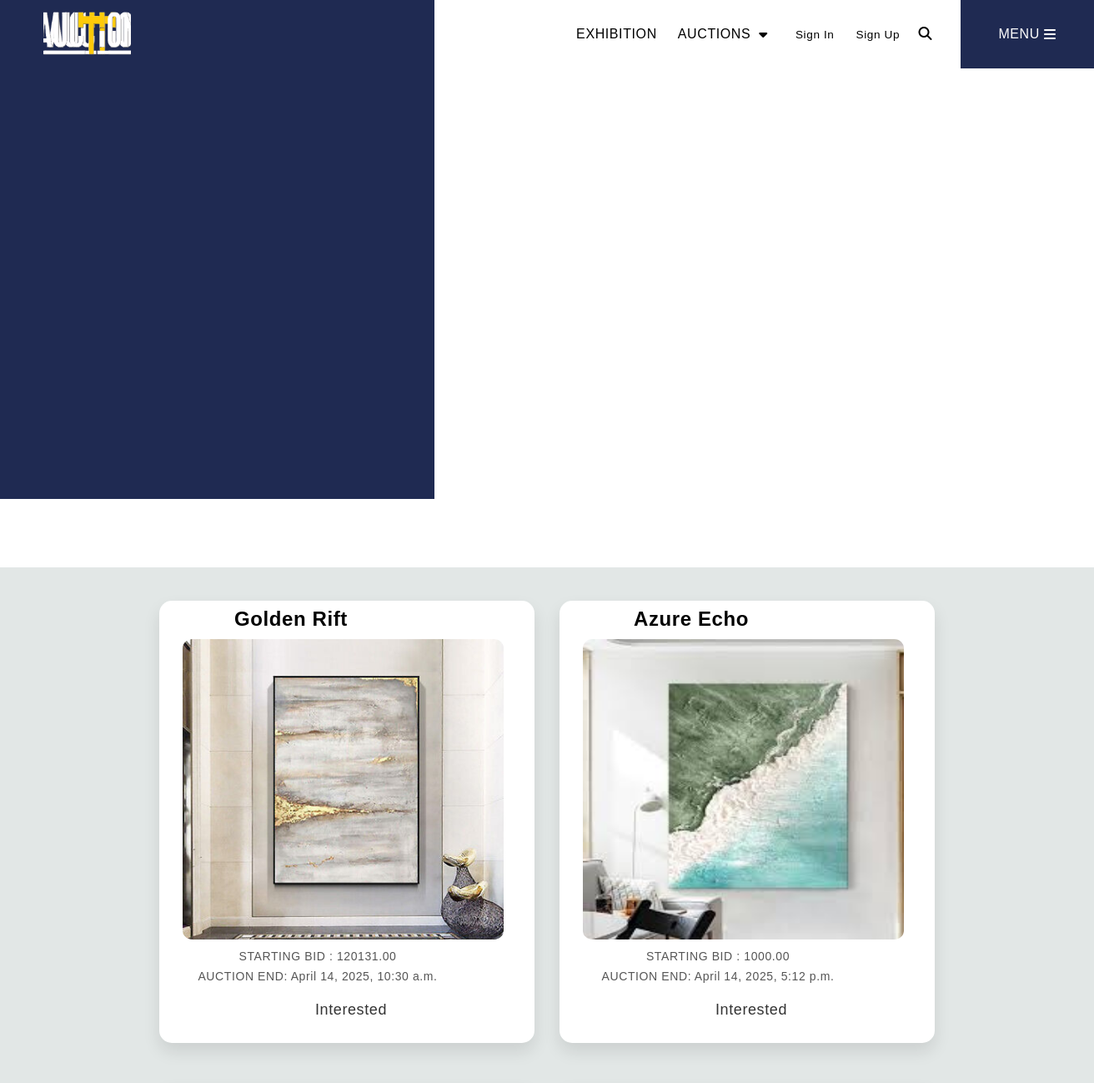
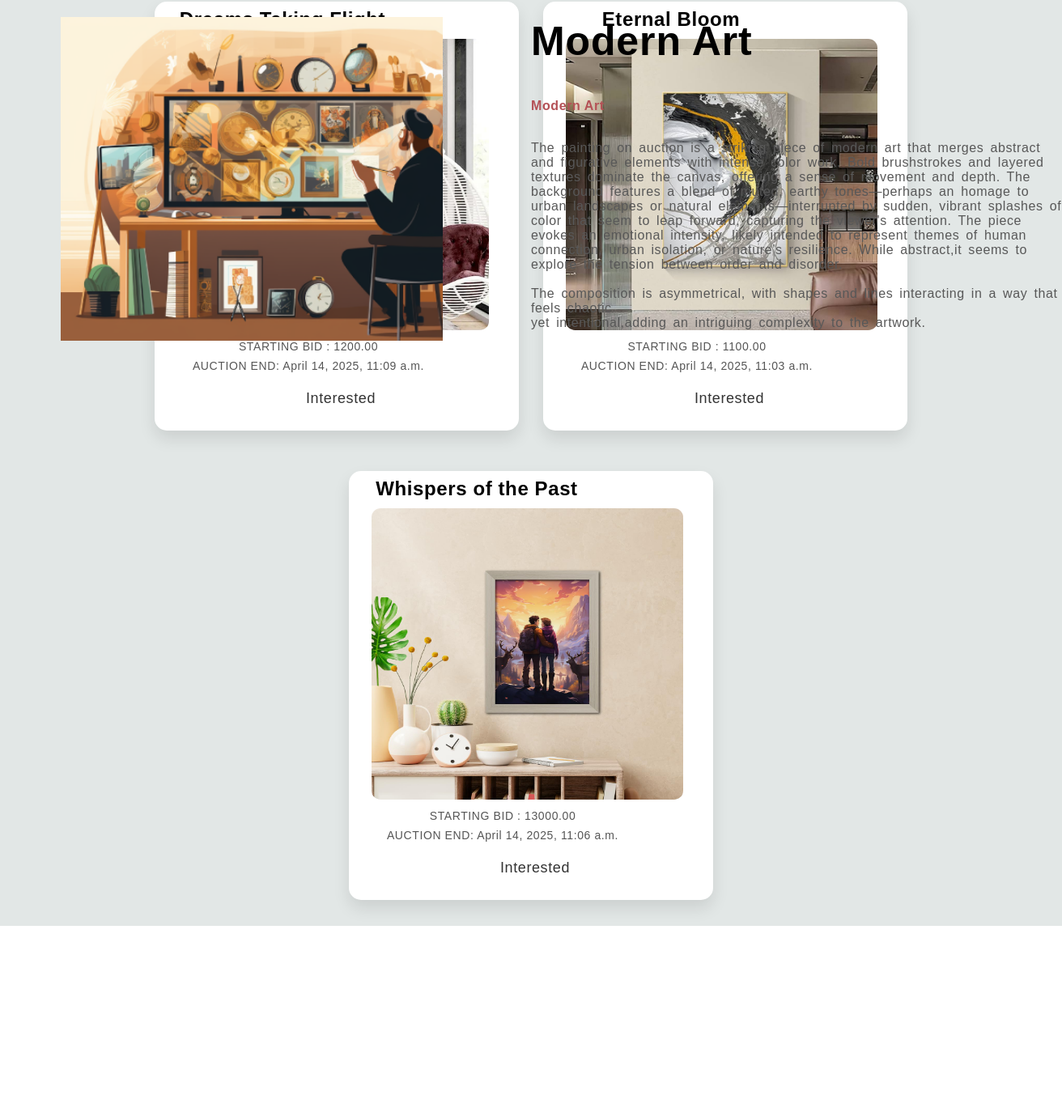
Before: /modernart (upper part) with the older database file (2 pictures, top to bottom).
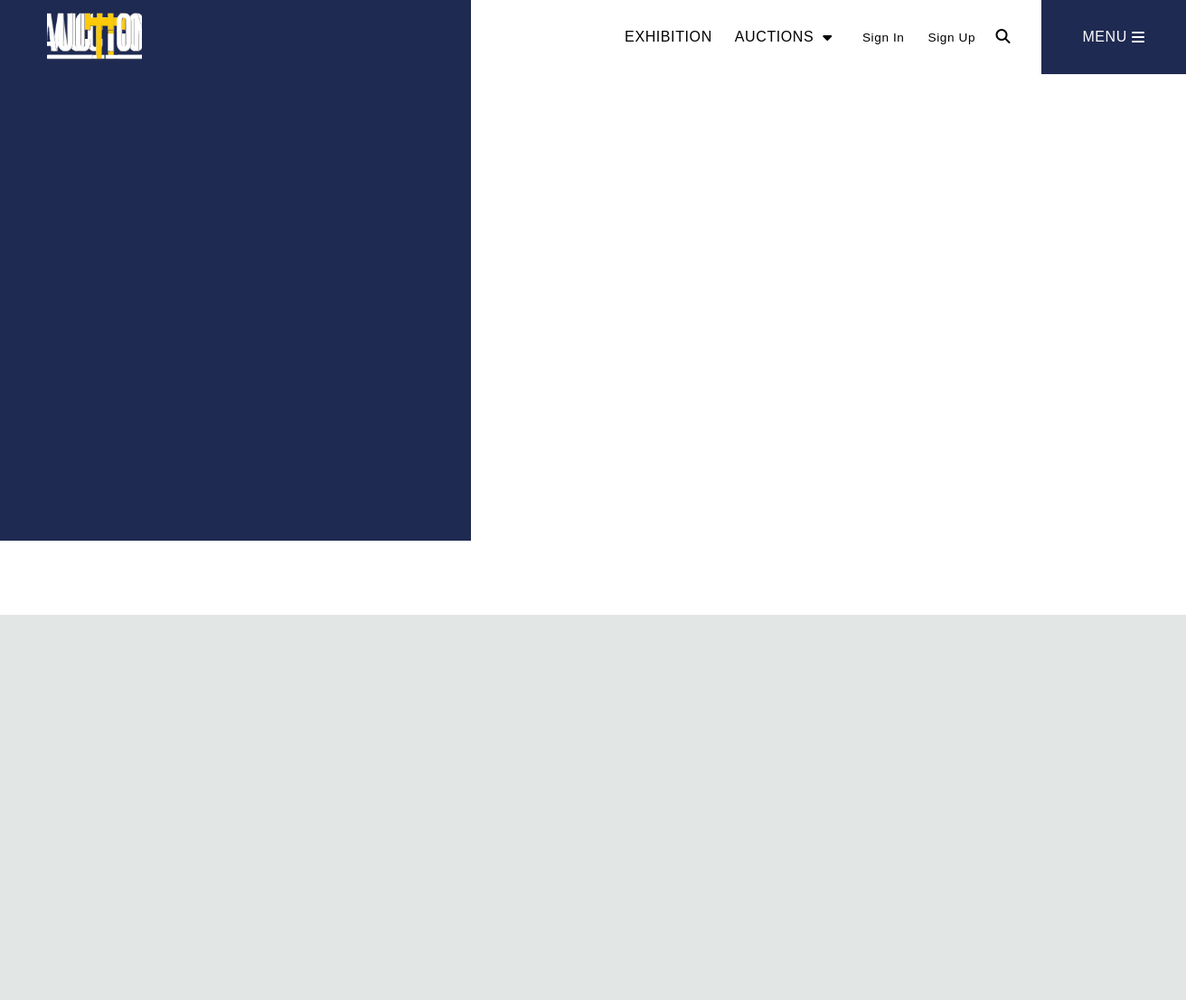
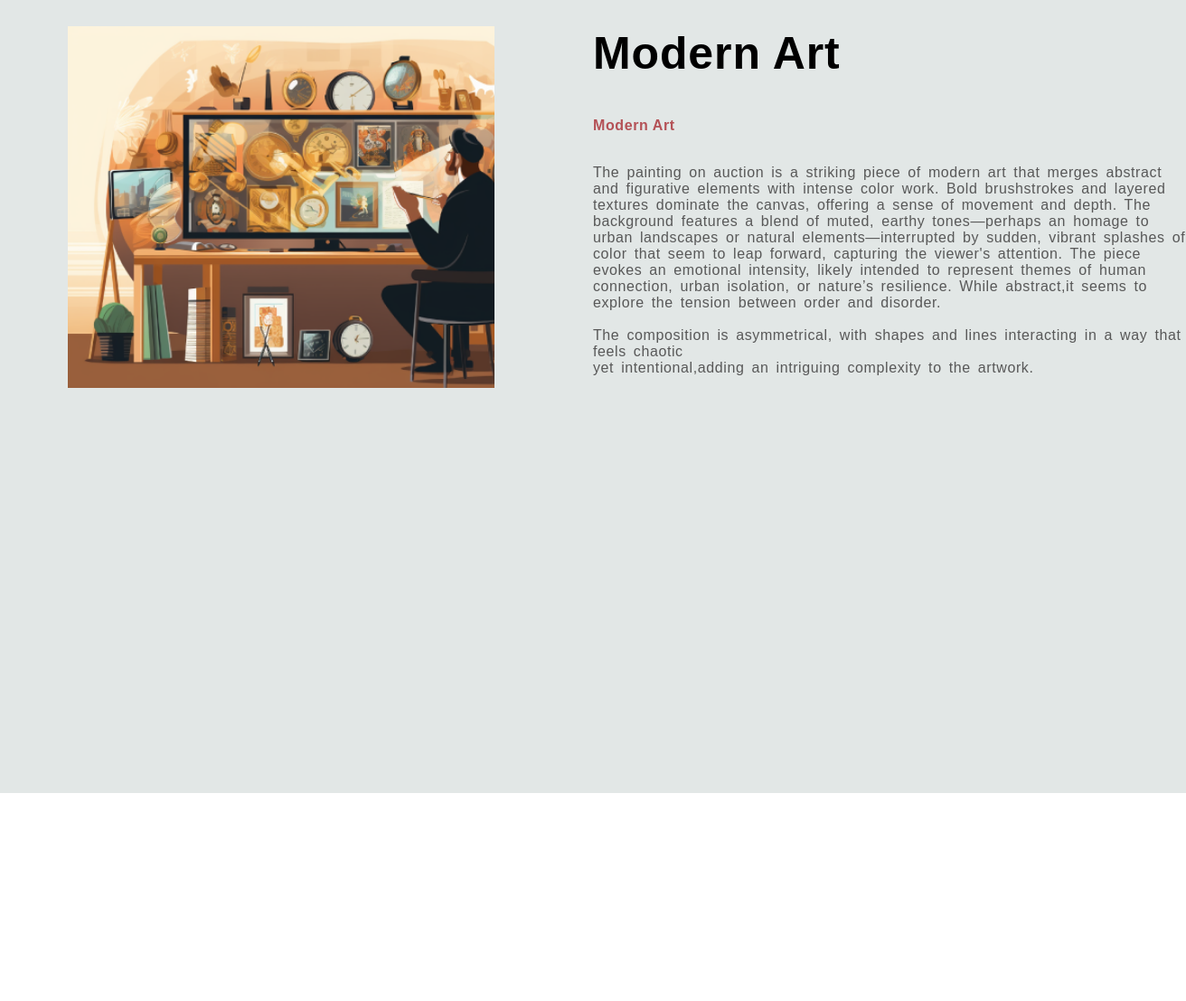
After: the same page with the newer database file (2 pictures, top to bottom).
### Auctionly/models.py (models this page shows, shortened)
class Product(models.Model):
    title = models.CharField(max_length=50)
    description = models.TextField()
    image = models.ImageField(upload_to='images/')
    starting_bid = models.DecimalField(max_digits=20, decimal_places=2)
    end_auction = models.DateTimeField()
    owner = models.ForeignKey(User, on_delete=models.CASCADE)
    winner = models.ForeignKey(User, on_delete=models.SET_NULL, null=True, blank=True, related_name='buyer')
    notified = models.BooleanField(default=False)
    is_auction_active = models.BooleanField(default=True)

### Auctionly/views.py (the view)
# urls.py: path('modernart', modernart, name="modernart"),
def modernart(request):
    products = Product.objects.all()
    return render(request, 'modernart.html', {'products': products})

### Auctionly/templates/modernart.html (shortened to what this page needs)
<!DOCTYPE html>
<html lang="en">
<head>
    {% load static %}
    <link rel="stylesheet" href="https://cdnjs.cloudflare.com/ajax/libs/font-awesome/6.6.0/css/all.min.css"
 />
    <link rel="stylesheet" href="{% static 'Auctionly/modernart.css' %}">
</head>
<body>
    <div class="main-nav-bar" id="main-nav-bar">
        <a href="{% url 'home' %}">
            <div class="main-nav-bar-logo">
                <img src="{% static 'Auctionly/images/logo.png' %}" alt="Auctionly Logo">
            </div>
        </a>
        <div class="main-nav-contents main-nav-contents3">
            <a href="#">EXHIBITION</a>
        </div>
        <div class="main-nav-contents main-nav-contents3">
            AUCTIONS <i class="fa-solid fa-caret-down"></i>
        </div>
        <div class="main-nav-contents profile-section">
            {% if user.is_authenticated %}
                <span class="username">Welcome, {{ user.username }}</span>
                <a href="{% url 'logout' %}">Logout</a>
            {% else %}
                <a href="{% url 'sign_in' %}">Sign In</a>
                <a href="{% url 'sign_up' %}">Sign Up</a>
            {% endif %}
        </div>
        <div class="main-nav-contents">
            <div class="search-icon-navbar">
                <i class="fa-solid fa-magnifying-glass"></i>
            </div>
        </div>
        <div class="main-nav-menu">
            <button id="main_page_menu_btn" class="main-nav-menu-contents">MENU <i class="fa-solid fa-bars"></i></button>
        </div>
    </div>
    <div class="neela-dabba"></div>
    <div class="slide_container">
        <div class="slides"></div>
        <div class="slides_border"></div>
        <div class="slides_content">
            <div class="department-heading-1">
                <h3>Modern Art</h3>
            </div>
            <div class="department-heading-2">
                <h6>Modern Art </h6>
            </div>
            <div class="para-department">
                <p>The painting on auction is a striking piece of modern art that merges abstract and figurative
                    elements with intense color work. Bold brushstrokes and layered textures dominate the canvas,
                    offering a sense of movement and depth. The background features a blend of muted, earthy
                    tones—perhaps an homage to urban landscapes or natural elements—interrupted by sudden, vibrant
                    splashes of color that seem to leap forward, capturing the viewer's attention.
                    The piece evokes an emotional intensity, likely intended to represent themes of human connection,
                    urban isolation, or nature’s resilience.
                    While abstract,it seems to explore the tension between order and disorder.<br><br>
                    The composition is asymmetrical, with shapes and lines interacting in a way that feels chaotic <br>
                    yet intentional,adding an intriguing complexity to the artwork.<br>
            </div>
        </div>
    </div>
    <div class="shopping-sec">
        {% for product in products %}
        <div class="product-card">
            <div id="boxcontent">
                <h2 id="head">{{product.title}}</h2>
                <div id="image2">
                    <img src="{{ product.image.url }}" alt="MAitem1" id="image1">
                </div>
                <p id="p1">STARTING BID : {{product.starting_bid}}</p>
                <p id="p2">AUCTION END: {{product.end_auction}}</p>
                <a href="{% url 'openpage' product.id %}">
                    <button id="Intrested">Interested</button>
                </a>
            </div>
        </div>
        {% endfor %}
    </div>
    <br><br><br><br>
    {% load static %}
</body>
</html>

### Auctionly/static/Auctionly/modernart.css (style rules this page uses)
* { margin: 0; padding: 0; font-family: sans-serif; box-sizing: border-box; letter-spacing: .6px; }
body { overflow-x: hidden; }
a { text-decoration: none; color: #7E8082; }
.main-nav-bar { position: fixed; z-index: 1; height: 82px; width: 100%; display: flex; justify-content: center; align-items: center; gap: 2%; background-color: transparent; transition: background-color 0.4s ease; }
.main-nav-contents { left: 20%; position: relative; justify-items: center; }
.main-nav-menu { height: 100%; background-color: #1F2A52; color: #ffffff; position: absolute; right: 0; width: 12.2vw; justify-content: center; align-items: center; display: flex; z-index: 0; }
.main-nav-bar-logo { height: 7vh; width: 8vw; position: absolute; top: 1.5vh; left: 4vw; background-image: url('/static/Auctionly/images/logo.png'); background-size: cover; }
.neela-dabba { background-color: #1F2A52; height: 85vh; width: 39.7vw; position: relative; bottom: 82px; z-index: -1; }
.search-icon-navbar { border: 1px solid transparent; background-color: transparent; border-radius: 50%; padding: 8px; position: relative; right: 1.5vw; }
.slide_container { display: flex; position: absolute; top: 40%; left: 45%; transform: translate(-50%, -50%); height: 50vh; width: 100vw; }
.slide_container .slides { height: 100%; width: 36%; position: absolute; top: 6.7%; left: 10.7%; background-image: url('/static/Auctionly/images/Department.png'); background-size: cover; }
.slide_container .slides_border { height: 97%; width: 29.5%; position: relative; left: 9.55%; top: 1.6%; z-index: -1; }
.slide_container .slides_content { height: 100%; width: 50%; position: absolute; top: 5%; right: 0; font-size: 1rem; }
.slides_content h3 { position: absolute; top: 2%; margin-left: 10%; font-size: 3.125rem; font-weight: 800; letter-spacing: 0.88px; color: #000; }
.slides_content h6 { position: absolute; top: 27%; margin-left: 10%; font-size: 1rem; color: #b45156; font-weight: bold; }
.para-department { position: relative; left: 10%; top: 20vh; letter-spacing: normal; font-family: sans-serif; color: #585858; word-spacing: 3px; }

### Auctionly/templates/modernart.html (style rules this page uses)
.shopping-sec { width: 100%; min-height: 1303px; padding-top: 20px; padding-bottom: 4vh; background-color: #E2E7E6; color: #000000; font: 16px; font-family: sans-serif; display: flex; gap: 30px; justify-content: center; flex-wrap: wrap; }
.main-nav-bar { display: flex; justify-content: space-between; align-items: center; padding: 15px 30px; color: black; position: fixed; top: 0; width: 100%; z-index: 1000; }
.main-nav-bar-logo img { height: 7vh; width: 8vw; object-fit: cover; }
.main-nav-contents { font-size: 1em; cursor: pointer; display: flex; align-items: center; gap: 5px; }
.main-nav-contents a { color: #000; text-decoration: none; }
.fa-caret-down { transition: transform 0.3s; margin-left: 5px; }
.search-icon-navbar { padding: 5px; }
.main-nav-menu .main-nav-menu-contents { background: none; border: none; color: white; font-size: 1em; cursor: pointer; display: flex; align-items: center; gap: 5px; }
.profile-section { display: flex; align-items: center; gap: 10px; }
.profile-section a { color: #000; text-decoration: none; font-size: 0.85em; padding: 5px 8px; border-radius: 4px; transition: background-color 0.3s; }

Changed rows visible on the page:
removed Product: title "Golden Rift", image (picture), starting_bid "120131.00", end_auction "April 14, 2025, 10:30 a.m."
removed Product: title "Azure Echo", image (picture), starting_bid "1000.00", end_auction "April 14, 2025, 5:12 p.m."
removed Product: starting_bid "1200.00", end_auction "April 14, 2025, 11:09 a.m."
removed Product: title "Eternal Bloom", image (picture), starting_bid "1100.00", end_auction "April 14, 2025, 11:03 a.m."
removed Product: title "Whispers of the Past", image (picture), starting_bid "13000.00", end_auction "April 14, 2025, 11:06 a.m."
